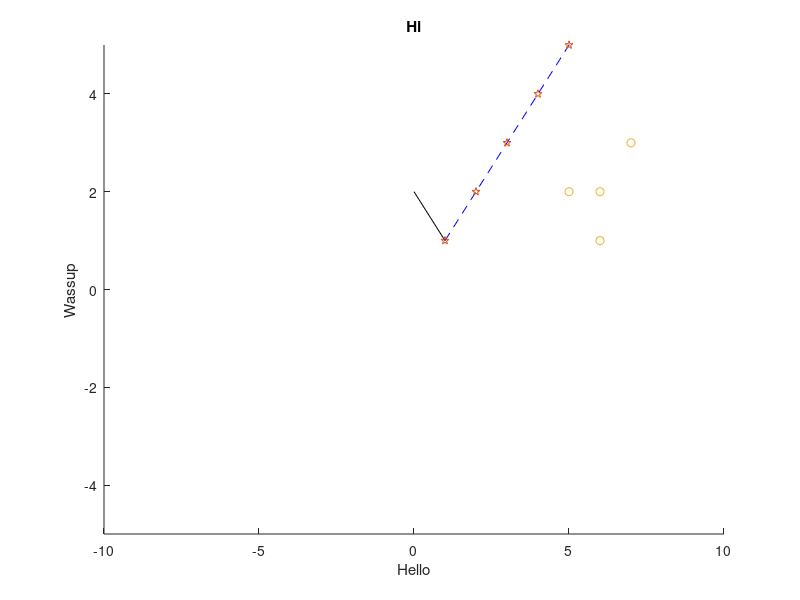

Write MATLAB code to recreate this figure.
%% Five Lines
%
% Plot five lines; there should be 5 XData and YData
function [passed, msg] = test()
    f = figure;
    ax = axes(f);
    hold(ax, 'on');
    plot(ax, 1:100, 1:100, 'b--');
    plot(ax, [1 0], [1 2], 'k');
    plot(ax, 90, 90, '*');
    plot(ax, 1:88, 1:88, 'p');
    plot(ax, [6 5 6 7], [1 2 2 3], 'o');
    axis(ax, [-10 10 -5 5]);
    xlabel(ax, 'Hello');
    ylabel(ax, 'Wassup');
    title(ax, 'Hi');
    try
        P = Plot(ax);
    catch e
        passed = false;
        msg = sprintf('Expected success; got %s - "%s"', e.identifier, ...
            e.message);
        return;
    end
    if numel(P.XData) ~= 5
        passed = false;
        msg = sprintf('Expected 5 data; got %d', numel(P.XData));
        return;
    elseif ~isequal([-10 10 -5 5], P.Limits(1:4))
        passed = false;
        msg = sprintf('Expected [-10 10 -5 5] for limits; got %s', ...
            num2str(P.Limits(1:4)));
        return;
        % Check title
    elseif ~strcmp(P.Title, 'Hi')
        passed = false;
        msg = sprintf('Expected title "Hi"; got "%s"', P.Title);
        return;
        % check XLabel
    elseif ~strcmp(P.XLabel, 'Hello')
        passed = false;
        msg = sprintf('Expected XLabel "Hello"; got "%s"', P.XLabel);
        return;
    elseif ~strcmp(P.YLabel, 'Wassup')
        passed = false;
        msg = sprintf('Expected YLabel "Wassup"; got "%s"', P.YLabel);
        return;
    else
        passed = true;
        msg = 'Successfully created plot';
        return;
    end
end